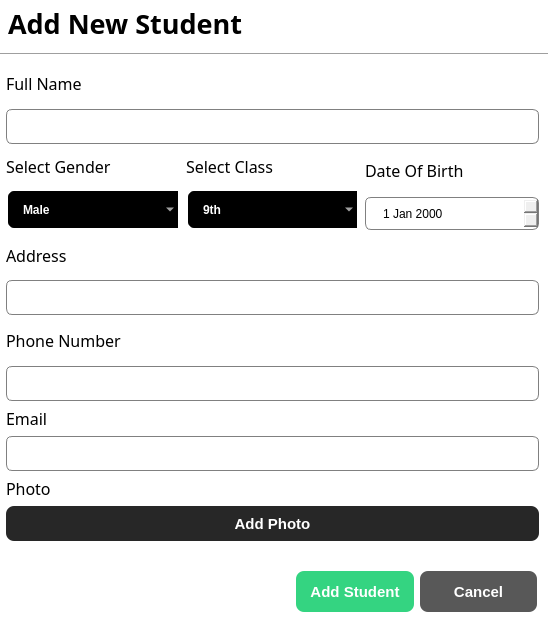
<?xml version="1.0" encoding="UTF-8"?>
<ui version="4.0">
 <class>Dialog</class>
 <widget class="QDialog" name="Dialog">
  <property name="geometry">
   <rect>
    <x>0</x>
    <y>0</y>
    <width>548</width>
    <height>630</height>
   </rect>
  </property>
  <property name="windowTitle">
   <string>Dialog</string>
  </property>
  <property name="styleSheet">
   <string notr="true">QDialog{
	background-color : white;
}

QLineEdit{
	border : 1px solid gray;
	border-radius : 6px;
	padding-left : 15px;
	height : 35px;
}

QDateEdit{
	border : 1px solid gray;
	border-radius : 6px;
	padding-left : 15px;
	height : 31px;
}

QComboBox{
	border : 2px solid white;
	border-radius : 8px;
	padding : 1px 18px 1px 3px;
	background-color : black;
	color : white;
	height : 35px;
	padding-left : 15px;
	font-weight : bold;
	selection-background-color : #2980B9;
}</string>
  </property>
  <widget class="Line" name="line">
   <property name="geometry">
    <rect>
     <x>0</x>
     <y>44</y>
     <width>551</width>
     <height>20</height>
    </rect>
   </property>
   <property name="orientation">
    <enum>Qt::Orientation::Horizontal</enum>
   </property>
  </widget>
  <widget class="QLabel" name="label">
   <property name="geometry">
    <rect>
     <x>8</x>
     <y>-2</y>
     <width>301</width>
     <height>51</height>
    </rect>
   </property>
   <property name="font">
    <font>
     <family>Poppins</family>
     <pointsize>20</pointsize>
     <bold>true</bold>
    </font>
   </property>
   <property name="text">
    <string>Add New Student</string>
   </property>
  </widget>
  <widget class="QWidget" name="layoutWidget">
   <property name="geometry">
    <rect>
     <x>6</x>
     <y>64</y>
     <width>533</width>
     <height>477</height>
    </rect>
   </property>
   <layout class="QVBoxLayout" name="verticalLayout_2">
    <item>
     <layout class="QVBoxLayout" name="verticalLayout">
      <item>
       <widget class="QLabel" name="label_2">
        <property name="font">
         <font>
          <family>Poppins</family>
          <pointsize>12</pointsize>
         </font>
        </property>
        <property name="text">
         <string>Full Name</string>
        </property>
       </widget>
      </item>
      <item>
       <widget class="QLineEdit" name="nameLineEdit">
        <property name="minimumSize">
         <size>
          <width>0</width>
          <height>35</height>
         </size>
        </property>
        <property name="maximumSize">
         <size>
          <width>16777215</width>
          <height>35</height>
         </size>
        </property>
       </widget>
      </item>
     </layout>
    </item>
    <item>
     <layout class="QHBoxLayout" name="horizontalLayout">
      <item>
       <layout class="QVBoxLayout" name="verticalLayout_5">
        <item>
         <widget class="QLabel" name="label_6">
          <property name="font">
           <font>
            <family>Poppins</family>
            <pointsize>12</pointsize>
           </font>
          </property>
          <property name="text">
           <string>Select Gender</string>
          </property>
         </widget>
        </item>
        <item>
         <widget class="QComboBox" name="genderComboBox">
          <item>
           <property name="text">
            <string>Male</string>
           </property>
          </item>
          <item>
           <property name="text">
            <string>Female</string>
           </property>
          </item>
         </widget>
        </item>
       </layout>
      </item>
      <item>
       <layout class="QVBoxLayout" name="verticalLayout_6">
        <item>
         <widget class="QLabel" name="label_7">
          <property name="font">
           <font>
            <family>Poppins</family>
            <pointsize>12</pointsize>
           </font>
          </property>
          <property name="text">
           <string>Select Class</string>
          </property>
         </widget>
        </item>
        <item>
         <widget class="QComboBox" name="classComboBox">
          <item>
           <property name="text">
            <string>9th</string>
           </property>
          </item>
          <item>
           <property name="text">
            <string>10th</string>
           </property>
          </item>
          <item>
           <property name="text">
            <string>1st Year</string>
           </property>
          </item>
          <item>
           <property name="text">
            <string>2nd Year</string>
           </property>
          </item>
         </widget>
        </item>
       </layout>
      </item>
      <item>
       <layout class="QVBoxLayout" name="verticalLayout_7">
        <item>
         <widget class="QLabel" name="label_8">
          <property name="font">
           <font>
            <family>Poppins</family>
            <pointsize>12</pointsize>
           </font>
          </property>
          <property name="text">
           <string>Date Of Birth</string>
          </property>
         </widget>
        </item>
        <item>
         <widget class="QDateEdit" name="dobDateEdit"/>
        </item>
       </layout>
      </item>
     </layout>
    </item>
    <item>
     <layout class="QVBoxLayout" name="verticalLayout_3">
      <item>
       <widget class="QLabel" name="label_4">
        <property name="font">
         <font>
          <family>Poppins</family>
          <pointsize>12</pointsize>
         </font>
        </property>
        <property name="text">
         <string>Address</string>
        </property>
       </widget>
      </item>
      <item>
       <widget class="QLineEdit" name="addressLineEdit">
        <property name="minimumSize">
         <size>
          <width>0</width>
          <height>35</height>
         </size>
        </property>
        <property name="maximumSize">
         <size>
          <width>16777215</width>
          <height>35</height>
         </size>
        </property>
       </widget>
      </item>
     </layout>
    </item>
    <item>
     <layout class="QVBoxLayout" name="verticalLayout_4">
      <item>
       <widget class="QLabel" name="label_5">
        <property name="font">
         <font>
          <family>Poppins</family>
          <pointsize>12</pointsize>
         </font>
        </property>
        <property name="text">
         <string>Phone Number</string>
        </property>
       </widget>
      </item>
      <item>
       <widget class="QLineEdit" name="phoneLineEdit">
        <property name="minimumSize">
         <size>
          <width>0</width>
          <height>35</height>
         </size>
        </property>
        <property name="maximumSize">
         <size>
          <width>16777215</width>
          <height>35</height>
         </size>
        </property>
       </widget>
      </item>
     </layout>
    </item>
    <item>
     <layout class="QVBoxLayout" name="verticalLayout_8">
      <item>
       <widget class="QLabel" name="label_9">
        <property name="font">
         <font>
          <family>Poppins</family>
          <pointsize>12</pointsize>
         </font>
        </property>
        <property name="text">
         <string>Email</string>
        </property>
       </widget>
      </item>
      <item>
       <widget class="QLineEdit" name="emailLineEdit">
        <property name="minimumSize">
         <size>
          <width>0</width>
          <height>35</height>
         </size>
        </property>
        <property name="maximumSize">
         <size>
          <width>16777215</width>
          <height>35</height>
         </size>
        </property>
       </widget>
      </item>
      <item>
       <layout class="QVBoxLayout" name="verticalLayout_9">
        <item>
         <widget class="QLabel" name="label_3">
          <property name="font">
           <font>
            <family>Poppins</family>
            <pointsize>12</pointsize>
           </font>
          </property>
          <property name="text">
           <string>Photo</string>
          </property>
         </widget>
        </item>
        <item>
         <widget class="QPushButton" name="selectPhotoButton">
          <property name="minimumSize">
           <size>
            <width>0</width>
            <height>35</height>
           </size>
          </property>
          <property name="maximumSize">
           <size>
            <width>16777215</width>
            <height>35</height>
           </size>
          </property>
          <property name="styleSheet">
           <string notr="true">QPushButton{
	background-color: rgb(39, 39, 39);
	color : white;
	border : none;
	border-radius : 8px;
	font-weight : bold;
	font-size : 15px;
}</string>
          </property>
          <property name="text">
           <string>Add Photo</string>
          </property>
         </widget>
        </item>
       </layout>
      </item>
     </layout>
    </item>
   </layout>
  </widget>
  <widget class="QWidget" name="layoutWidget">
   <property name="geometry">
    <rect>
     <x>296</x>
     <y>570</y>
     <width>241</width>
     <height>43</height>
    </rect>
   </property>
   <layout class="QHBoxLayout" name="horizontalLayout_2">
    <item>
     <widget class="QPushButton" name="saveButton">
      <property name="minimumSize">
       <size>
        <width>0</width>
        <height>41</height>
       </size>
      </property>
      <property name="styleSheet">
       <string notr="true">QPushButton{
	background-color : #34D481;
	color : white;
	border : none;
	border-radius : 8px;
	font-weight : bold;
	font-size : 15px;
}</string>
      </property>
      <property name="text">
       <string>Add Student</string>
      </property>
     </widget>
    </item>
    <item>
     <widget class="QPushButton" name="pushButton_2">
      <property name="minimumSize">
       <size>
        <width>0</width>
        <height>41</height>
       </size>
      </property>
      <property name="styleSheet">
       <string notr="true">QPushButton{
	background-color : #585858;
	color : white;
	border : none;
	border-radius : 8px;
	font-weight : bold;
	font-size : 15px;
}</string>
      </property>
      <property name="text">
       <string>Cancel</string>
      </property>
      <property name="checkable">
       <bool>true</bool>
      </property>
      <property name="checked">
       <bool>false</bool>
      </property>
     </widget>
    </item>
   </layout>
  </widget>
 </widget>
 <resources/>
 <connections>
  <connection>
   <sender>pushButton_2</sender>
   <signal>toggled(bool)</signal>
   <receiver>Dialog</receiver>
   <slot>close()</slot>
   <hints>
    <hint type="sourcelabel">
     <x>460</x>
     <y>590</y>
    </hint>
    <hint type="destinationlabel">
     <x>529</x>
     <y>869</y>
    </hint>
   </hints>
  </connection>
 </connections>
 <designerdata>
  <property name="gridDeltaX">
   <number>2</number>
  </property>
  <property name="gridDeltaY">
   <number>2</number>
  </property>
  <property name="gridSnapX">
   <bool>true</bool>
  </property>
  <property name="gridSnapY">
   <bool>true</bool>
  </property>
  <property name="gridVisible">
   <bool>true</bool>
  </property>
 </designerdata>
</ui>
